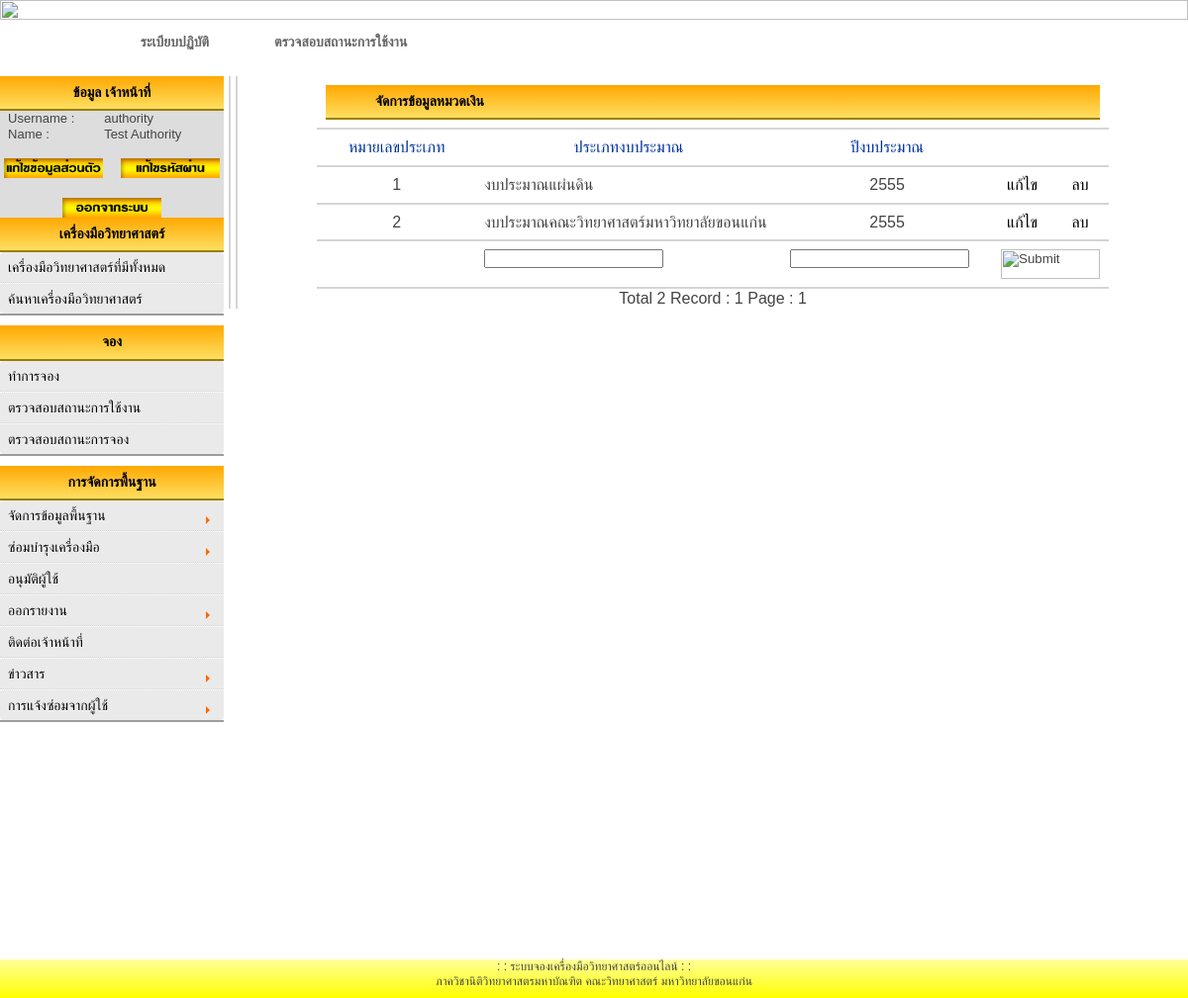
Page /authority/procurement-A.php (signed in) on the committed database.
### tables this page shows
CREATE TABLE IF NOT EXISTS `procurement` (
  `ProcurementBudgetId` int(10) NOT NULL AUTO_INCREMENT,
  `ProcurementBudgetType` varchar(100) NOT NULL,
  `ProcurementBudgetYear` varchar(10) NOT NULL,
  PRIMARY KEY (`ProcurementBudgetId`)
);

CREATE TABLE IF NOT EXISTS `user` (
  `UserId` int(5) NOT NULL AUTO_INCREMENT,
  `UserName` varchar(50) NOT NULL,
  `Password` varchar(20) NOT NULL,
  `UserFullname` varchar(50) NOT NULL,
  `UserSex` varchar(5) NOT NULL,
  `UserAddress` varchar(150) NOT NULL,
  `UserPhone` varchar(11) NOT NULL,
  `UserEmail` varchar(150) NOT NULL,
  `UserSSID` varchar(13) NOT NULL,
  `UserStatus` varchar(20) NOT NULL DEFAULT 'user' COMMENT 'status: user, ADMIN, authority, authority-apply',
  `Active` varchar(10) NOT NULL DEFAULT 'No' COMMENT 'Active : Yes,No,NoApply',
  `Detail` varchar(300) NOT NULL,
  `FacultyId` varchar(10) NOT NULL,
  `DepartmentId` varchar(10) NOT NULL,
  `BranchId` varchar(10) NOT NULL,
  PRIMARY KEY (`UserId`),
  UNIQUE KEY `UserName` (`UserName`)
);

### authority/procurement-A.php (the view, shortened to what this page needs)
<html>
<head>
<link href="styles_head.css" rel="stylesheet" type="text/css">
<link href="table1.css" rel="stylesheet" type="text/css">
<link href="styles_menu.css" rel="stylesheet" type="text/css">
<link href="styles_head.css" rel="stylesheet" type="text/css">
<link href="text1.css" rel="stylesheet" type="text/css" />
<link rel="stylesheet" href="style.css" />
<link href="smooth-php-cal.css" rel="stylesheet" />
</head>
<link rel='stylesheet' href='date_time/datepicker.css'>
<?php include('h2.php');?>
 <td width="80%" rowspan="8" align="center" valign="top">   <div id="content">
<div id="content">
<?php  if($submit=="" or $show=="OK"){?>
<?php
$strSQL = "SELECT * FROM procurement ";
$objQuery = mysql_query($strSQL) or die ("Error Query [".$strSQL."]");
$Num_Rows = mysql_num_rows($objQuery);
$Per_Page = 10;
$Page = $_GET["Page"];
if(!$_GET["Page"])
{
	$Page=1;
}
$Page_Start = (($Per_Page*$Page)-$Per_Page);
if($Num_Rows<=$Per_Page)
{
	$Num_Pages =1;
}
$strSQL .=" order  by ProcurementBudgetId ASC LIMIT $Page_Start , $Per_Page";
$objQuery  = mysql_query($strSQL);
?>
<form name="frmMain" method="post" action="<?php echo $_SERVER["PHP_SELF"];?>">
<table width="800" border="0" id="box-table-a">
  <tr>
<td colspan="5"> <div id="head_content">
	  จัดการข้อมูลหมวดเงิน</div></td>
</tr>
  <tr>
    <th width="150"> <div align="center">หมายเลขประเภท </div></th>
    <th width="300"> <div align="center">ประเภทงบประมาณ </div></th>
    <th width="198"> <div align="center">ปีงบประมาณ </div></th>
    <th width="30"> <div align="center"> </div></th>
    <th width="30"> <div align="center"> </div></th>
  </tr>
<?php
while($objResult = mysql_fetch_array($objQuery))
{
?>
  <?php
	if($objResult["ProcurementBudgetId"] == $_GET["ProId"] and $_GET["Action"] == "Edit")
	{
  ?>
  <tr>
    <td><div align="center">
		<input type="text" name="txtEditProcurementBudgetId" size="5" value="<?php echo $objResult["ProcurementBudgetId"];?>">
		<input type="hidden" name="hdnEditProcurementBudgetId" size="5" value="<?php echo $objResult["ProcurementBudgetId"];?>">
	</td>
    <td><input type="text" name="txtEditProcurementBudgetType" size="20" value="<?php echo $objResult["ProcurementBudgetType"];?>"></td>
    <td align="center"><input type="text" name="txtEditProcurementBudgetYear" size="20" value="<?php echo $objResult["ProcurementBudgetYear"];?>"></td>
<td colspan="2" align="right"><div align="center">
      <input name="btnAdd" type="button" id="btnUpdate" value="Update" OnClick="frmMain.hdnCmd.value='Update';frmMain.submit();">
	  <input name="btnAdd" type="button" id="btnCancel" value="Cancel" OnClick="window.location='<?php echo $_SERVER["PHP_SELF"];?>';">
    </div></td>
  </tr>
  <?php
	}
  else
	{
  ?>
  <tr>
    <td><div align="center"><?php echo $objResult["ProcurementBudgetId"];?></div></td>
    <td><?php echo $objResult["ProcurementBudgetType"];?></td>
    <td align="center"><?php echo $objResult["ProcurementBudgetYear"];?></td>
    <td align="center"><a href="<?php echo $_SERVER["PHP_SELF"];?>?Action=Edit&ProId=<?php echo $objResult["ProcurementBudgetId"];?>">แก้ไข</a></td>
	<td align="center"><a href="JavaScript:if(confirm('Confirm Delete?')==true){window.location='<?php echo $_SERVER["PHP_SELF"];?>?Action=Del&ProId=<?php echo $objResult["ProcurementBudgetId"];?>';}">ลบ</a></td>
  </tr>
  <?php
	}
  ?>
<?php
}
?>
  <tr>
<td></td>
    <td><input type="text" name="txtAddProcurementBudgetType" size="20"></td>
    <td><input type="text" name="txtAddProcurementBudgetYear" size="20"></td>
    <td colspan="2" align="right"><div align="center">
	  <input type="image" name="btnAdd" WIDTH="100" HEIGHT="30"src="../images/submit2.bmp" OnClick="frmMain.hdnCmd.value='Add';frmMain.submit();" />
    </div></td>
  </tr>
</table>
Total <?php echo $Num_Rows;?> Record : <?php echo $Num_Pages;?> Page :
<?php
for($i=1; $i<=$Num_Pages; $i++){
	if($i != $Page)
	{
		echo "[ <a href='$_SERVER[SCRIPT_NAME]?Page=$i'>$i</a> ]";
	}
	else
	{
		echo "<b> $i </b>";
	}
}
?>
</form>
<?php }?>
</div>
</div>
</div></td>
  </tr>
  <tr>
    <td BGCOLOR="DDDDDD"><center><form name="form1" method="post" action="check_login.php">
  <table border="0" style="width: 210px">
    <?php
	$strSQL = "SELECT * FROM user WHERE UserId = '".$_SESSION['UserId']."' ";
	$objQuery = mysql_query($strSQL);
	$objResult = mysql_fetch_array($objQuery);
?>
<?php include('userbuttom.php'); ?>
<?php include('footer.php');?>
</body>
</html>

### authority/userbuttom.php
  <tbody>
      <tr  >
        <td><FONT SIZE="2" COLOR="">Username :</FONT></td>
        <td><FONT SIZE="2" COLOR=""><?php echo $objResult["UserName"];?></FONT>
        </td>
      </tr>
      <tr>
        <td><FONT SIZE="2" COLOR="">Name : </FONT></td>
        <td><FONT SIZE="2" COLOR=""><?php echo $objResult["UserFullname"];?></FONT>
        </td>
      </tr>
    </tbody>
  </table><br>
<a href="edit_profile.php"><IMG SRC="../images/edit_profile.png" WIDTH="100" HEIGHT="20" BORDER="0" ALT=""></a> &nbsp; &nbsp;
<a href="edit_password.php"><IMG SRC="../images/password.png" WIDTH="100" HEIGHT="20" BORDER="0" ALT=""></a>
<br><br>
<a href="logout.php"><IMG SRC="../images/logout.png" WIDTH="100" HEIGHT="20" BORDER="0" ALT=""></a>
<br>
</form></td>
  </tr>

### authority/table1.css (style rules this page uses)
body { line-height: 1.6em; }
#box-table-a { font-size: 16px; text-align: left; border-collapse: collapse; }
#box-table-a th { font-size: 16px; font-weight: normal; padding: 8px; border-top: 2px solid #ff9900; border-bottom: 2px solid #d5d5d5; color: #039; }
#box-table-a td { padding: 8px; color: #black; border-top: 1px solid transparent; border-right: 1px solid transparent; border-left: 1px solid transparent; border-bottom: 2px solid #d5d5d5; }

### authority/text1.css (style rules this page uses)
body { margin-left: 0px; margin-top: 0px; margin-right: 0px; margin-bottom: 0px; text-align: center; margin:auto; clear: both; <body topmargin="0" leftmargin="0" rightmargin="0" > }
a:link { color: #000; }
#content { margin:0 0 0 5; clear: both; font-size: 16px; border-left: 2px solid #d5d5d5; padding: 8 8 8 8 px; }
#head_content { background: -webkit-gradient(linear, left top, left bottom, from(#ffa801), to(#fedf61)); font-size: 14px; font-weight: bold; padding: 8 10 8 50px; border-bottom: solid 2px #9c7e04; color:#000; }

### authority/style.css (style rules this page uses)
html, body, div, span, object, iframe, h1, h2, h3, h4, h5, h6, p, blockquote, pre, abbr, address, cite, code, del, dfn, em, img, ins, kbd, q, samp, small, strong, sub, sup, var, b, i, dl, dt, dd, ol, ul, li, fieldset, form, label, legend, table, caption, tbody, tfoot, thead, tr, th, td, article, aside, canvas, details, figcaption, figure, footer, header, hgroup, menu, nav, section, summary, time, mark, audio, video { margin: 0; padding: 0; font-size: 100%; font: inherit; vertical-align: baseline; }
table { border-collapse: collapse; border-spacing: 0; }
input, select { vertical-align: middle; }
body { font:13px/1.231 sans-serif; *font-size:small; }
html { overflow-y: scroll; }
strong, th { font-weight: bold; }
td { vertical-align: top; }
label, input[type="button"], input[type="submit"], input[type="image"], button { cursor: pointer; }
button, input, select, textarea { margin: 0; }
a:link { -webkit-tap-highlight-color: #FF5E99; }
body, select, input, textarea { color: #444; }

### authority/smooth-php-cal.css (style rules this page uses)
* { padding : 0; margin : 0; }

### authority/procurement-A.php (style rules this page uses)
a { text-decoration:none; }

### rows in the picture
procurement: ProcurementBudgetId "1", ProcurementBudgetType "งบประมาณแผ่นดิน", ProcurementBudgetYear "2555"
procurement: ProcurementBudgetId "2", ProcurementBudgetType "งบประมาณคณะวิทยาศาสตร์มหาวิทยาลัยขอนแก่น", ProcurementBudgetYear "2555"
user: UserName "authority", UserFullname "Test Authority"

### other values in the picture
$Num_Rows "2"
$Num_Pages "1"
